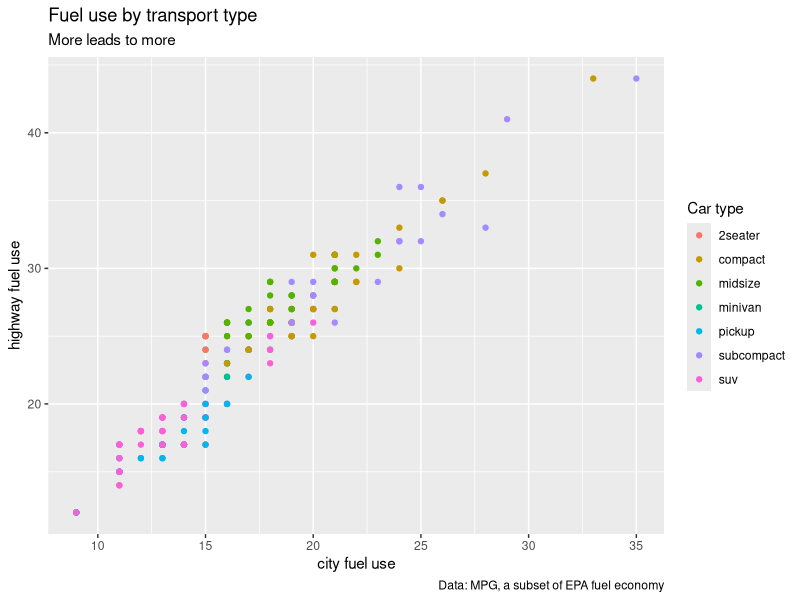
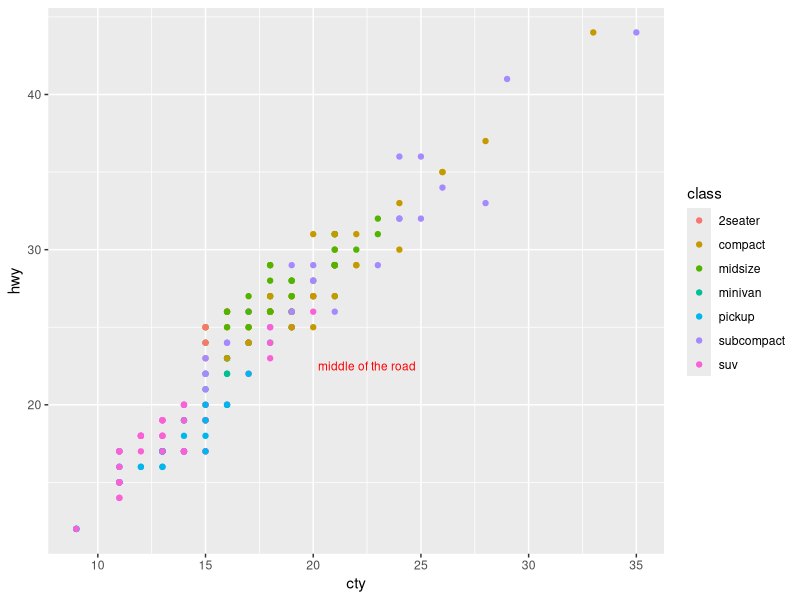
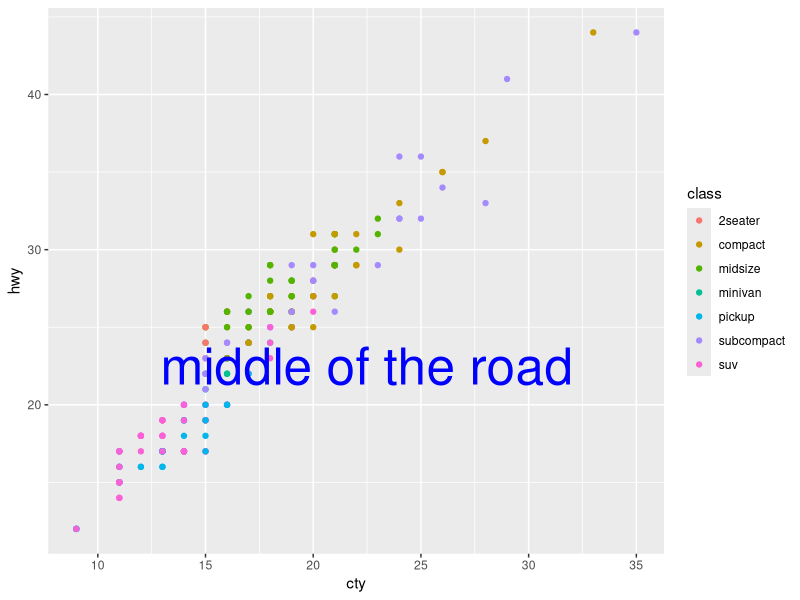
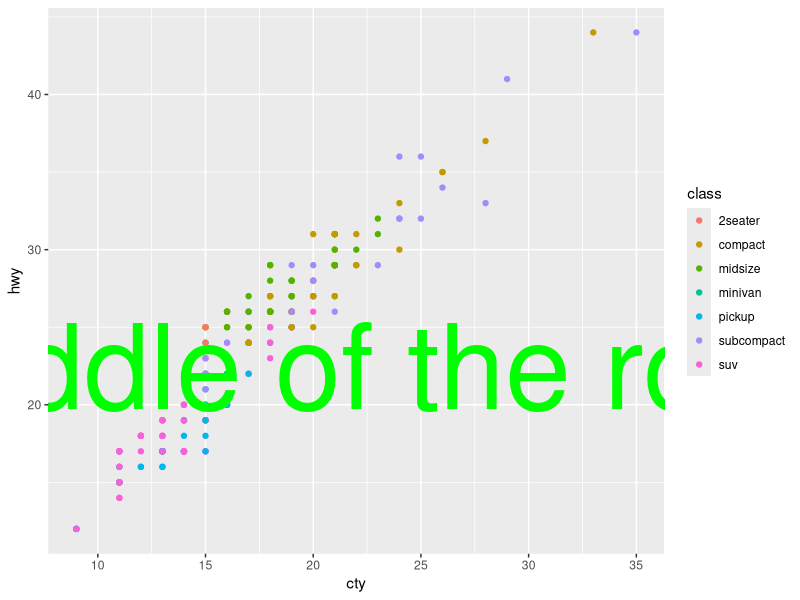
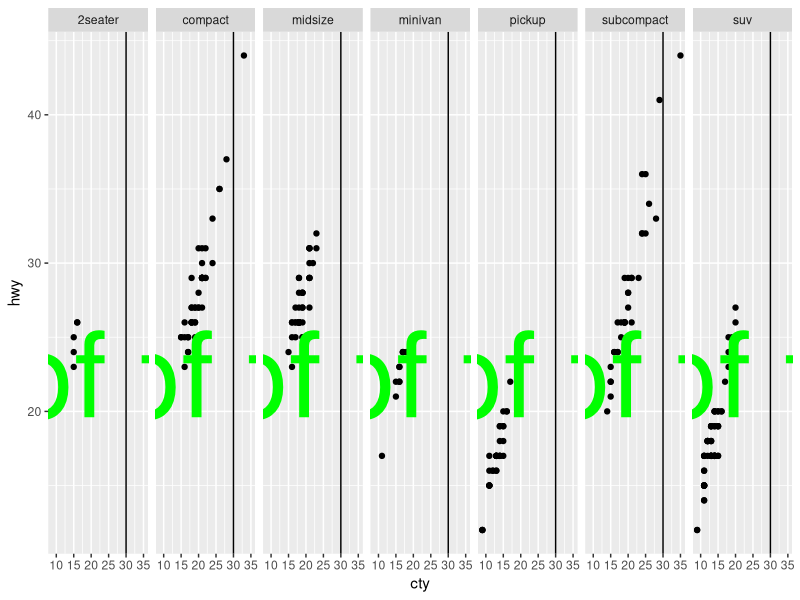
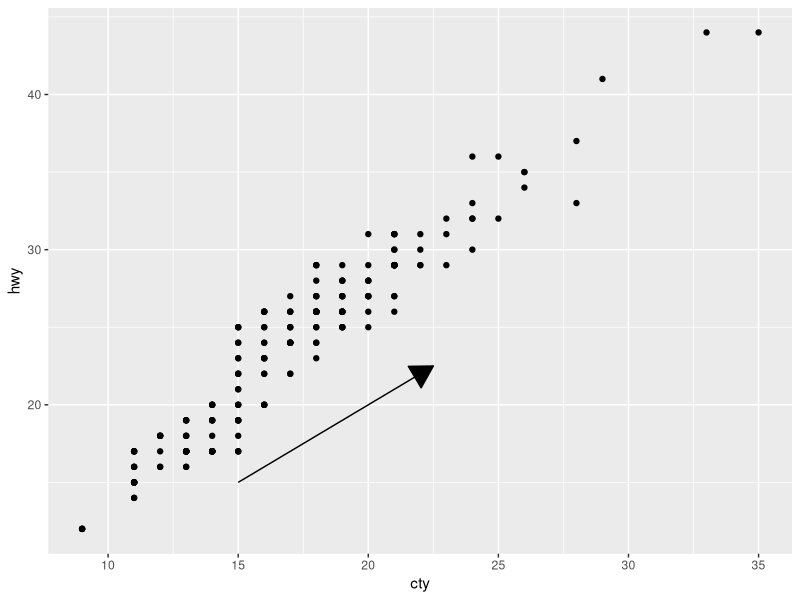
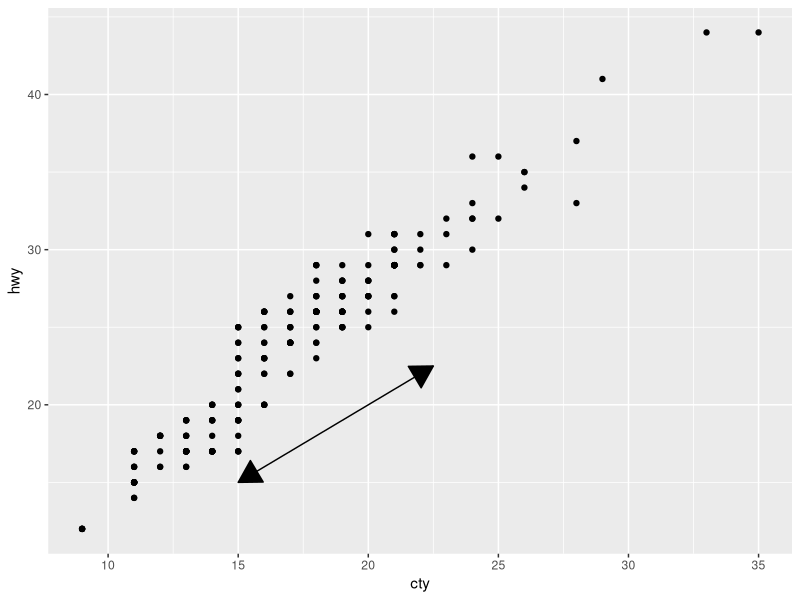
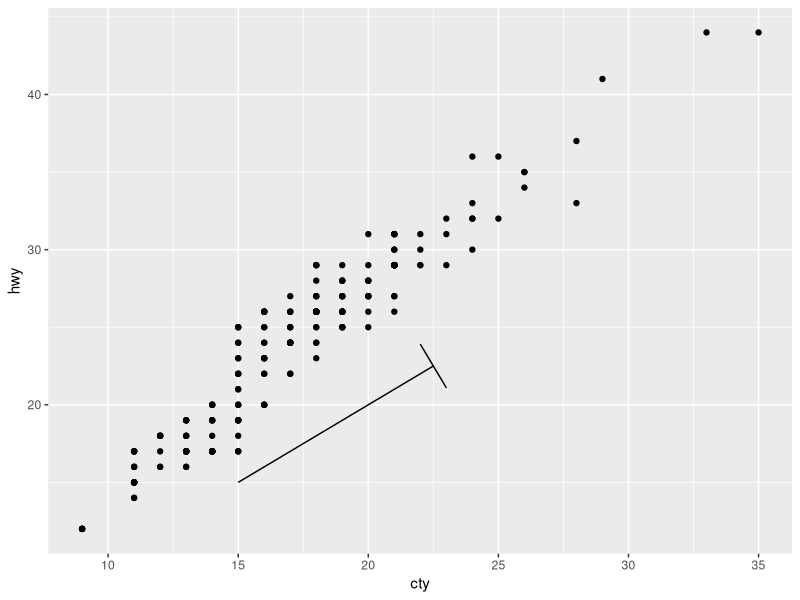

These figures' R source, in order: (Note: this script raises an error after producing the figures.)
# Exercise solutions

# Allocations -------------------------------------------------------------

# 13.2.1
# 1 class
# 2 homework (h/w)
# 
# 13.3.1
# 1 h/w
# 2 class
# 3 breakout (b/o)
# 4 b/o
# 5 b/o
# 
# 13.4.6
# 1 calss
# 2 h/w
# 3 b/o
# 4 h/w
# 
# 13.5.1
# 1 class
# 2 h/w
# 
# 13.6.1
# 1 class
# 2 h/w
# 

# Solution set up ---------------------------------------------------------

library(tidyverse)
library(patchwork)
library(ggthemes)

# 13.2.1 ------------------------------------------------------------------

# 1 class
# 2 homework (h/w)

# 1 Create one plot on the fuel economy data with customized title,
  # subtitle, caption, x, y, and color labels.

?mpg
mpg$class |> unique()

mpg |> 
  ggplot(aes(cty, hwy, colour = class)) +
    geom_point() +
    labs(title = "Fuel use by transport type",
         subtitle = "More leads to more",
         caption = "Data: MPG, a subset of EPA fuel economy",
         x = "city fuel use",
         y = "highway fuel use",
         colour = "Car type")

# 2. Recreate the following plot using the fuel economy data. Note that both
#   the colors and shapes of points vary by type of drive train.

# 13.3.1 ------------------------------------------------------------------


# 1 h/w
# 2 class
# 3 breakout (b/o)
# 4 b/o
# 5 b/o

# 1. Use geom_text() with infinite positions to place text at the four
#   corners of the plot.
 


# 2. Use annotate() to add a point geom in the middle of your last plot
#   without having to create a tibble. Customize the shape, size, or color of
#   the point.

mpg |> 
  ggplot(aes(cty, hwy, colour = class)) +
  geom_point() +
  annotate(
    geom = "text", x = 22.5, y = 22.5, label = "middle of the road", size = 3, colour = "red")

mpg |> 
  ggplot(aes(cty, hwy, colour = class)) +
  geom_point() +
  annotate(
    geom = "text", x = 22.5, y = 22.5, label = "middle of the road", size = 13, colour = "blue")

mpg |> 
  ggplot(aes(cty, hwy, colour = class)) +
  geom_point() +
  annotate(
    geom = "text", x = 22.5, y = 22.5, label = "middle of the road", size = 30, colour = "green")
 
# 3. How do labels with geom_text() interact with faceting? How can you
#   add a label to a single facet? How can you put a different label in each
#   facet? (Hint: Think about the underlying data.)

mpg |> 
  ggplot(aes(cty, hwy)) +
  geom_point() +
  geom_vline(xintercept = 30) +
  facet_grid(~class) +
  annotate(geom = "text", x = 22.5, y = 22.5, label = "middle of the road", size = 30, colour = "green")

# both horizontal line and the label is added within each facet rather than over the top of them all 

# 4. What arguments to geom_label() control the appearance of the
#   background box?

?geom_label
# label.padding controls the amount of padding around the label.
# label.size controls the size of the label border in mm


# 5. What are the four arguments to arrow()? How do they work? Create a
#   series of plots that demonstrate the most important options.
?arrow
?grid::arrow()


# angle	
# The angle of the arrow head in degrees (smaller numbers produce narrower, pointier arrows). Essentially describes the width of the arrow head.

# length	
# A unit specifying the length of the arrow head (from tip to base).
 
# ends	
# One of "last", "first", or "both", indicating which ends of the line to draw arrow heads.
 
# type	
# One of "open" or "closed" indicating whether the arrow head should be a closed triangle.

# type
mpg |> 
  ggplot(aes(x = cty, y = hwy)) +
  geom_point() +
  annotate(geom = "segment", 
           x = 15, y = 15, xend = 22.5, yend = 22.5, 
           arrow = arrow(type = "closed")) # this can be set to open

# length
# ??

# ends
mpg |> 
  ggplot(aes(x = cty, y = hwy)) +
  geom_point() +
  annotate(geom = "segment", 
           x = 15, y = 15, xend = 22.5, yend = 22.5, 
           arrow = arrow(type = "closed", ends = "both")) # which end arrow head at
# angle   
mpg |> 
  ggplot(aes(x = cty, y = hwy)) +
  geom_point() +
  annotate(geom = "segment", 
           x = 15, y = 15, xend = 22.5, yend = 22.5, 
           arrow = arrow(type = "closed", angle = 90)) # angle of arrow head lines

# 13.4.6 ------------------------------------------------------------------


# 1 class
# 2 h/w
# 3 b/o
# 4 h/w

# 1. Why doesn’t the following code override the default scale?
df <- tibble(
  x = rnorm(10000),
  y = rnorm(10000)
)

ggplot(df, aes(x, y)) +
  geom_hex() +
  scale_colour_gradient(low = "white", high = "red") +
  coord_fixed()

# geom_hex uses a fill, not a colour. Therefore changing code to reflect this means it will run

ggplot(df, aes(x, y)) +
  geom_hex() +
  scale_fill_gradient(low = "white", high = "red") +
  coord_fixed()

# 2. What is the first argument to every scale? How does it compare to
#   labs()?

# 3. Change the display of the presidential terms by:
#   a. Combining the two variants shown above.
#   b. Improving the display of the y axis.
#   c. Labelling each term with the name of the president.
#   d. Adding informative plot labels.
#   e. Placing breaks every 4 years (this is trickier than it seems!).

presidential |>
  mutate(id = 33 + row_number())
 
presidential |>
  mutate(id = 33 + row_number()) |>
  ggplot(aes(x = start, y = id, color = party)) +
  geom_point() +
  geom_segment(aes(xend = end, yend = id)) +
  scale_color_manual(values = c(Republican = "#E81B23", Democratic = "#00AEF3")) +
  labs(x = "Year", y = NULL, title = "Presidential Terms", subtitle = "Party Affiliation by Color",
       caption = "Data source: Midwest dataset") 
  
  scale_x_continuous(limits = c(1953, 2021), breaks = seq(1953, 2021, by = 4))
  
presidential |>
  mutate(id = 33 + row_number()) |> 
  ggplot(aes(x = start, y = id, color = party)) +
    geom_point(size = 2) +
    geom_segment(aes(xend = end, yend = president), size = 1) +
    scale_x_continuous(limits = c(1860, 1920), breaks = seq(1860, 1920, by = 4)) +
    scale_color_manual(values = c(Republican = "#E81B23", Democratic = "#00AEF3")) +
    labs(x = "Year", y = NULL, title = "Presidential Terms", subtitle = "Party Affiliation by Color",
         caption = "Data source: Midwest dataset") +
    theme_classic()

# 4. Use override.aes to make the legend on the following plot easier to
# see.


# 13.5.1 ------------------------------------------------------------------

 
# 1 class
# 2 h/w


# 13.6.1 ------------------------------------------------------------------


# 1 class
# 2 h/w
